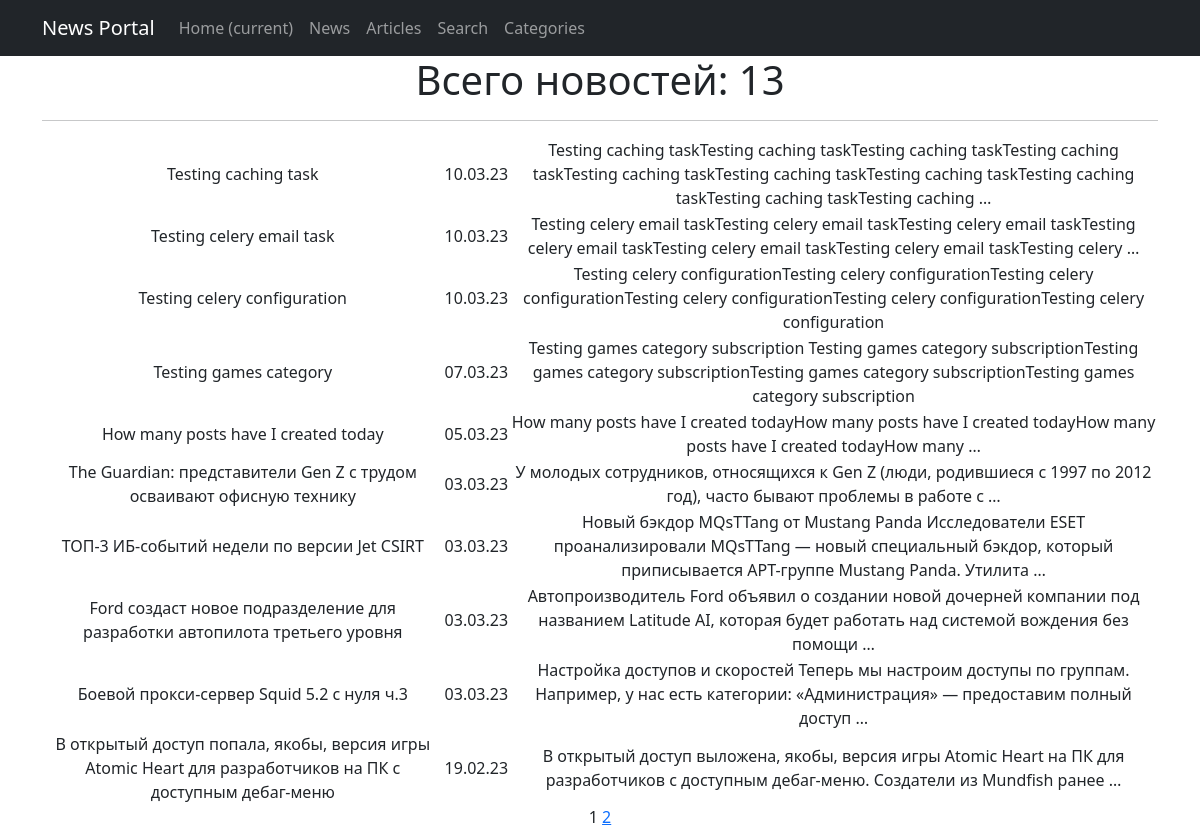
The app's page /posts/news/ with its own data.
### news/models.py (models this page shows, shortened)
class Post(models.Model):
    type = models.CharField(max_length=1, choices=TYPES, default=article)
    created_on = models.DateTimeField(auto_now_add=True)
    title = models.CharField(max_length=255)
    text = models.TextField()
    rating = models.IntegerField(default=0)
    author = models.ForeignKey(Author, on_delete=models.CASCADE)
    categories = models.ManyToManyField(Category, through='PostCategory')

### news/views.py (the view)
# urls.py: path('news/', cache_page(60 * 5)(NewsList.as_view()), name='news_list'),
class NewsList(ListView):
    model = Post
    queryset = Post.objects.filter(type='N')
    ordering = '-created_on'
    template_name = 'news.html'
    context_object_name = 'news'
    paginate_by = 10
    def get_context_data(self, **kwargs):
        context = super().get_context_data(**kwargs)
        context['num_of_news'] = len(Post.objects.filter(type='N'))
        return context

### news/templatetags/custom_filters.py (called while the page is built)
@register.filter()
def censor(text: str):
    if type(text) is not str:
        raise ValueError('censor filter only accepts str values')
    for word in UNDESIRABLE_WORDS:
        text = text.replace(word, f"{word[0]}{'*'*(len(word)-1)}")
        word = word.title()
        text = text.replace(word, f"{word[0]}{'*'*(len(word)-1)}")
    return text

### templates/news.html (shortened to what this page needs)
{% extends 'flatpages/default.html' %}
{% load custom_filters %}
{% block content %}
<h1>Всего новостей: {{ num_of_news }}</h1>
<hr>
<table>
    {% for post in news %}
    <tr>
        <td>{{ post.title|censor }}</td>
        <td>{{ post.created_on|date:'d.m.y' }}</td>
        <td>{{ post.text|censor|truncatewords:20 }}</td>
    </tr>
    {% endfor %}
</table>
{{ page_obj.number }}
{% if page_obj.has_next %}
    <a href="?page={{ page_obj.next_page_number }}">{{ page_obj.next_page_number }}</a>
{% endif %}
{% endblock content %}

### records on screen
Post: title|censor "Testing caching task", created_on "10.03.23", text|censor "Testing caching taskTesting caching taskTesting caching taskTesting caching taskTesting caching taskTesting caching taskTesting caching taskTesting caching taskTesting caching taskTesting caching …"
Post: title|censor "Testing celery email task", created_on "10.03.23", text|censor "Testing celery email taskTesting celery email taskTesting celery email taskTesting celery email taskTesting celery email taskTesting celery email taskTesting celery …"
Post: title|censor "Testing celery configuration", created_on "10.03.23", text|censor "Testing celery configurationTesting celery configurationTesting celery configurationTesting celery configurationTesting celery configurationTesting celery configuration"
Post: title|censor "Testing games category", created_on "07.03.23", text|censor "Testing games category subscription Testing games category subscriptionTesting games category subscriptionTesting games category subscriptionTesting games category subscription"
Post: title|censor "How many posts have I created today", created_on "05.03.23", text|censor "How many posts have I created todayHow many posts have I created todayHow many posts have I created todayHow many …"
Post: title|censor "The Guardian: представители Gen Z с трудом осваивают офисную технику", created_on "03.03.23", text|censor "У молодых сотрудников, относящихся к Gen Z (люди, родившиеся с 1997 по 2012 год), часто бывают проблемы в работе с …"
Post: title|censor "ТОП-3 ИБ-событий недели по версии Jet CSIRT", created_on "03.03.23", text|censor "Новый бэкдор MQsTTang от Mustang Panda Исследователи ESET проанализировали MQsTTang — новый специальный бэкдор, который приписывается APT-группе Mustang Panda. Утилита …"
Post: title|censor "Ford создаст новое подразделение для разработки автопилота третьего уровня", created_on "03.03.23", text|censor "Автопроизводитель Ford объявил о создании новой дочерней компании под названием Latitude AI, которая будет работать над системой вождения без помощи …"
Post: title|censor "Боевой прокси-сервер Squid 5.2 с нуля ч.3", created_on "03.03.23", text|censor "Настройка доступов и скоростей Теперь мы настроим доступы по группам. Например, у нас есть категории: «Администрация» — предоставим полный доступ …"
Post: title|censor "В открытый доступ попала, якобы, версия игры Atomic Heart для разработчиков на ПК с доступным дебаг-меню", created_on "19.02.23", text|censor "В открытый доступ выложена, якобы, версия игры Atomic Heart на ПК для разработчиков с доступным дебаг-меню. Создатели из Mundfish ранее …"

### other values on screen
{{ num_of_news }} "13"
{{ page_obj.number }} "1"
{{ page_obj.next_page_number }} "2"
